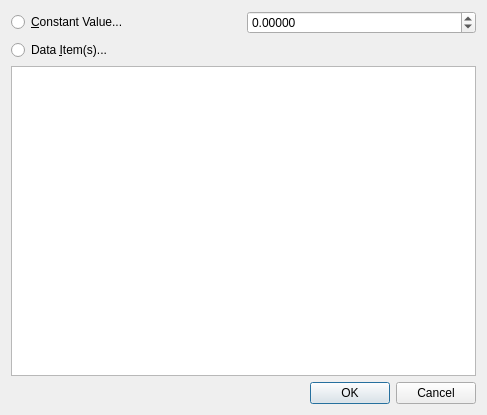
<?xml version="1.0" encoding="UTF-8"?>
<ui version="4.0">
 <class>QcepDatasetSelectionDialog</class>
 <widget class="QDialog" name="QcepDatasetSelectionDialog">
  <property name="geometry">
   <rect>
    <x>0</x>
    <y>0</y>
    <width>487</width>
    <height>415</height>
   </rect>
  </property>
  <property name="windowTitle">
   <string>Dialog</string>
  </property>
  <layout class="QGridLayout" name="gridLayout">
   <item row="0" column="0">
    <widget class="QRadioButton" name="m_ConstantSelectedButton">
     <property name="text">
      <string>&amp;Constant Value...</string>
     </property>
    </widget>
   </item>
   <item row="0" column="1">
    <widget class="QDoubleSpinBox" name="m_ConstantValueWidget">
     <property name="decimals">
      <number>5</number>
     </property>
     <property name="minimum">
      <double>-10000.000000000000000</double>
     </property>
     <property name="maximum">
      <double>10000.000000000000000</double>
     </property>
     <property name="singleStep">
      <double>0.100000000000000</double>
     </property>
    </widget>
   </item>
   <item row="1" column="0">
    <widget class="QRadioButton" name="m_ItemsSelectedButton">
     <property name="text">
      <string>Data &amp;Item(s)...</string>
     </property>
    </widget>
   </item>
   <item row="3" column="0" colspan="2">
    <widget class="QDialogButtonBox" name="buttonBox">
     <property name="orientation">
      <enum>Qt::Horizontal</enum>
     </property>
     <property name="standardButtons">
      <set>QDialogButtonBox::Cancel|QDialogButtonBox::Ok</set>
     </property>
    </widget>
   </item>
   <item row="2" column="0" colspan="2">
    <widget class="QTreeView" name="m_ItemsSelectionWidget"/>
   </item>
  </layout>
 </widget>
 <resources/>
 <connections>
  <connection>
   <sender>buttonBox</sender>
   <signal>accepted()</signal>
   <receiver>QcepDatasetSelectionDialog</receiver>
   <slot>accept()</slot>
   <hints>
    <hint type="sourcelabel">
     <x>248</x>
     <y>254</y>
    </hint>
    <hint type="destinationlabel">
     <x>157</x>
     <y>274</y>
    </hint>
   </hints>
  </connection>
  <connection>
   <sender>buttonBox</sender>
   <signal>rejected()</signal>
   <receiver>QcepDatasetSelectionDialog</receiver>
   <slot>reject()</slot>
   <hints>
    <hint type="sourcelabel">
     <x>316</x>
     <y>260</y>
    </hint>
    <hint type="destinationlabel">
     <x>286</x>
     <y>274</y>
    </hint>
   </hints>
  </connection>
 </connections>
</ui>
